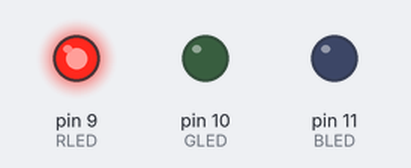
The sketch below on a simulated Arduino Uno, built with avr-gcc and run on an emulated ATmega328P. Parts: output pins drawn as LEDs (lit = HIGH).

Above: at 0.05 s.
At 1.3 s:
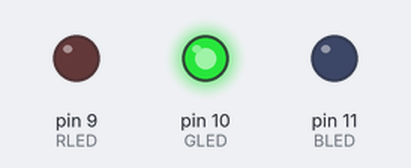
At 2.7 s:
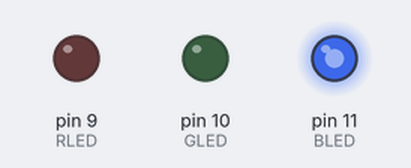
At 5.4 s:
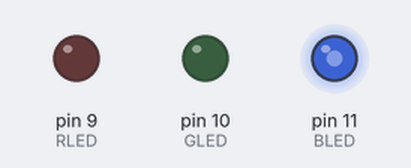
At 8.1 s:
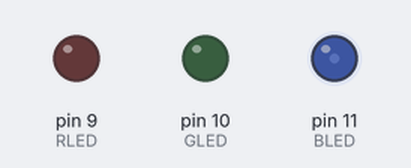
At 10.8 s:
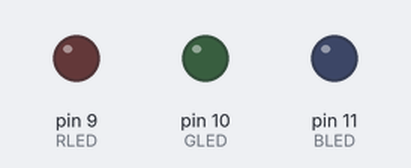
Timing chart, 0 to 14.0 s (numbered marks = the images above):
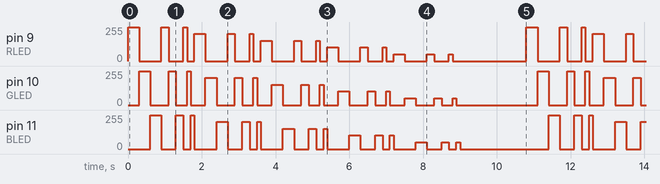

Measured:
- by itself, pin 9 (RLED), pin 10 (GLED), pin 11 (BLED): moves between 0/255 and 255/255, repeating every 10.8 s

The sketch:

PWM-ex.ino
```cpp
// Loop가 2개!
// i와 j 사용!
// 9,10,11 셋 다 ~(물결표시)가 있음 -> PWM 사용

const int RLED=9;
const int GLED=10;
const int BLED=11;

void setup() {
  pinMode(RLED, OUTPUT);
  pinMode(GLED, OUTPUT);
  pinMode(BLED, OUTPUT);
}

void loop() {
  for(int i=100 ; i>=0 ; i-=20)
  {
    //=PWM 값; Duty Cycle은 mapping 필요
    int val = (i/100.0 * 255 + 0.5);

    for(int j=300 ; j>=100 ; j-=100)
    {
       analogWrite(RLED, val);
       analogWrite(GLED, 0);
       analogWrite(BLED, 0);

       delay(j);

       analogWrite(RLED, 0);
       analogWrite(GLED, val);
       analogWrite(BLED, 0);

       delay(j);

       analogWrite(RLED, 0);
       analogWrite(GLED, 0);
       analogWrite(BLED, val);

       delay(j);
    }
  }
}
```
